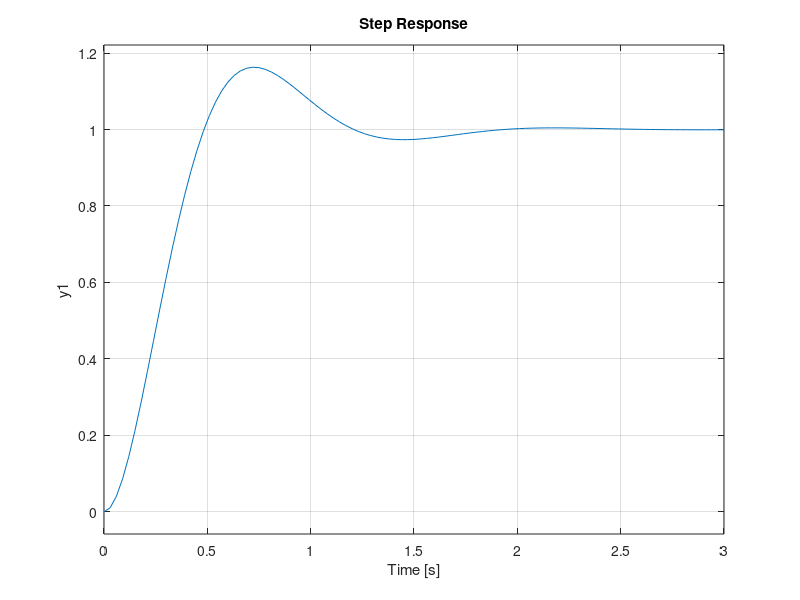
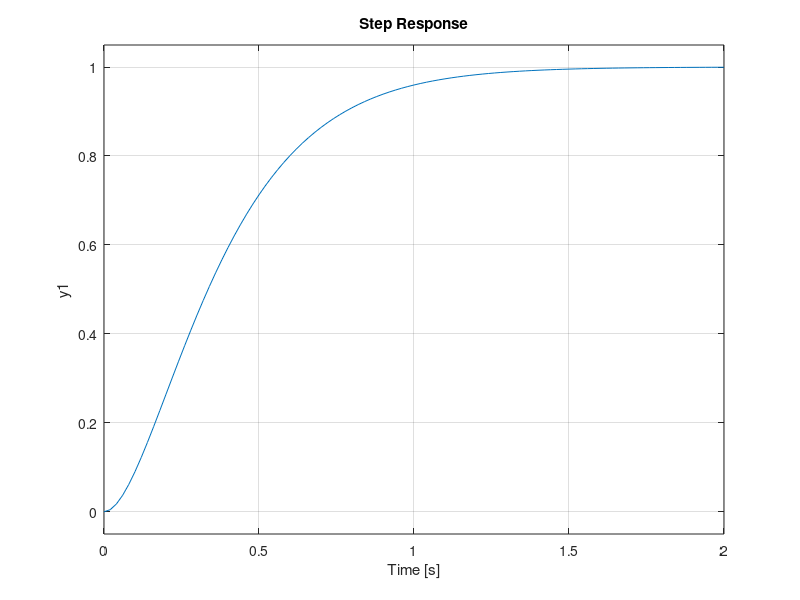
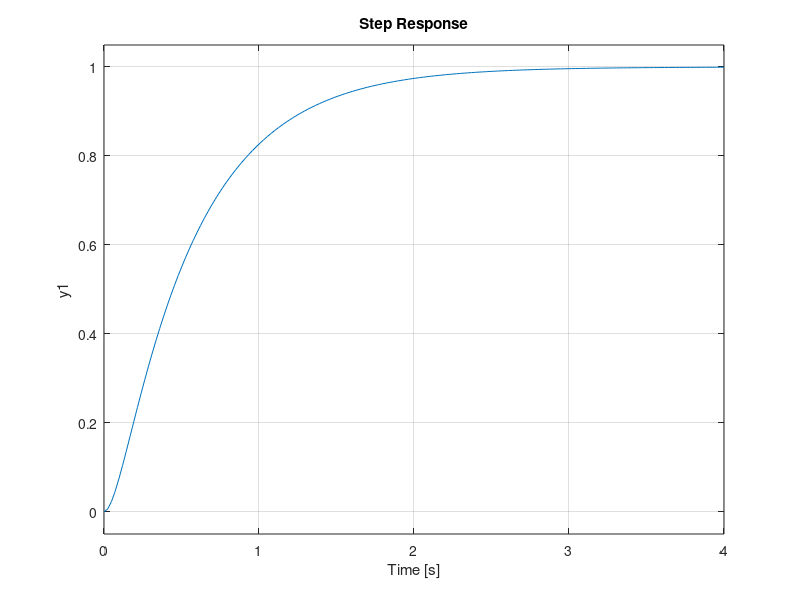
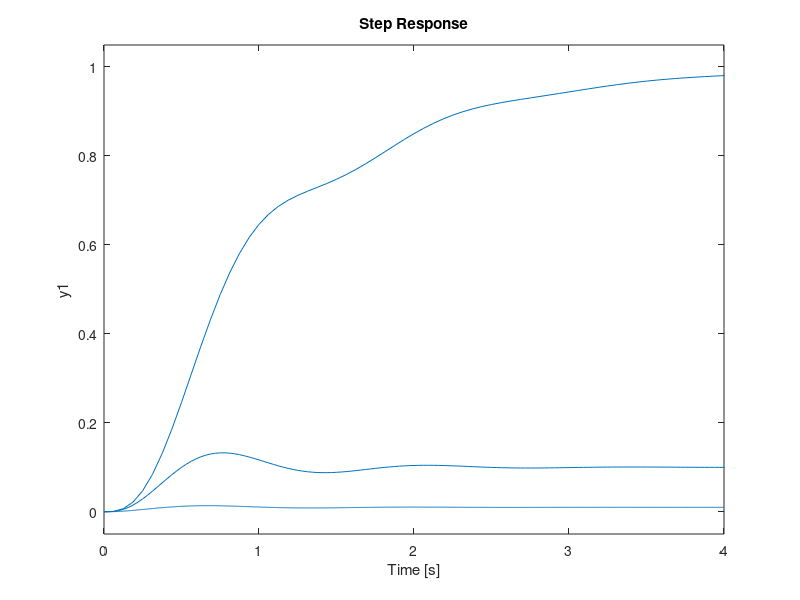

MATLAB code for these plots, in order: (Note: this script raises an error after producing the figures.)
%% 12.1 Step response of Underdamped,Critically damped and Over damped of Second order system
clc;clear
wn = 5
% Underdamped System
g = 0.5;
num = [wn*wn];
den = [1 2*g*wn wn*wn];
sys = tf(num,den)
figure(1)
step(sys);
% Critically damped System
g = 1;
num = [wn*wn];
den = [1 2*g*wn wn*wn];
sys = tf(num,den)
figure(2)
step(sys);
% Over damped System
g = 1.5;
num = [wn*wn];
den = [1 2*g*wn wn*wn];
sys = tf(num,den)
figure(3)
step(sys);
%% 12.2 Effect of addition of poles and zeroes'
% Adding poles
s = tf('s')
G = 25/(s*(s+3))
F = feedback(G,1)
Fp1 = F/(s+1)
Fp10 = F/(s+10)
Fp100 = F/(s+100)
figure(4)
step(Fp1),grid
hold on
step(Fp10),grid
hold on
step(Fp100),grid
% Adding zeroes
s = tf('s')
G = 25/(s*(s+3))
F = feedback(G,1)
Fz1 = F*(s+1)
Fz10 = F*(s+10)
Fz100 = F*(s+100)
figure(5)
step(Fz1),grid
hold on
step(Fz10),grid
hold on
step(Fz100),grid
%% 12.3 Evaluation of effect of pole location on stability 
s = tf('s')
G = 25/(s*(s+3))
Fc = feedback(G,1)
Fc1pl4 = Fc/(s+4)
Fc2pl2 = Fc/(s+2)
figure(6)
step(Fc),grid
hold on
step(Fc1pl4),grid
hold on
step(Fc2pl2),grid
figure(7)
pzplot(Fc),grid
hold on
pzplot(Fc1pl4),grid
hold on
pzplot(Fc2pl2),grid
figure(8)
bode(Fc),grid
hold on
bode(Fc1pl4),grid
hold on
bode(Fc2pl2),grid
%% 12.4 Effect of loop gain of a negative feedback system on stability 
z=[]
p=[-0.5+i -0.5-i -1];
k1=1;
k2=2;
k3=3;
sys1=zpk(z,p,k1)
sys2=zpk(z,p,k2)
sys3=zpk(z,p,k3)
t=[0:0.01:20];
[y1,t]=step(sys1,t)
[y2,t]=step(sys2,t)
[y3,t]=step(sys3,t)
plot(t,y1,t,y2,t,y3)
legend('k=1', 'k=2', 'k=3')
grid
